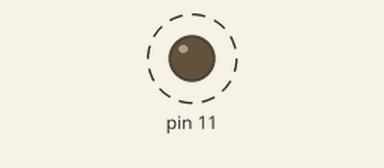
This sketch was run on a simulated Arduino Uno, built with avr-gcc and run on an emulated ATmega328P. On the bench: output pins drawn as LEDs (lit = HIGH). Dashed ring = blinking.

Above: at 0.5 s.
Timing chart, 0 to 4.6 s (numbered marks = the images above):
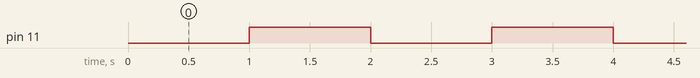

The sketch:

sketch_nov12a.ino
```cpp
void setup() {
pinMode(11, OUTPUT);

}

void loop() {

      digitalWrite(11,  LOW);
      delay(1000);
      digitalWrite(11, HIGH);
      delay(1000);


}
```

Measured:
- by itself, pin 11: alternates HIGH for 1.0 s and LOW for 1.0 s
